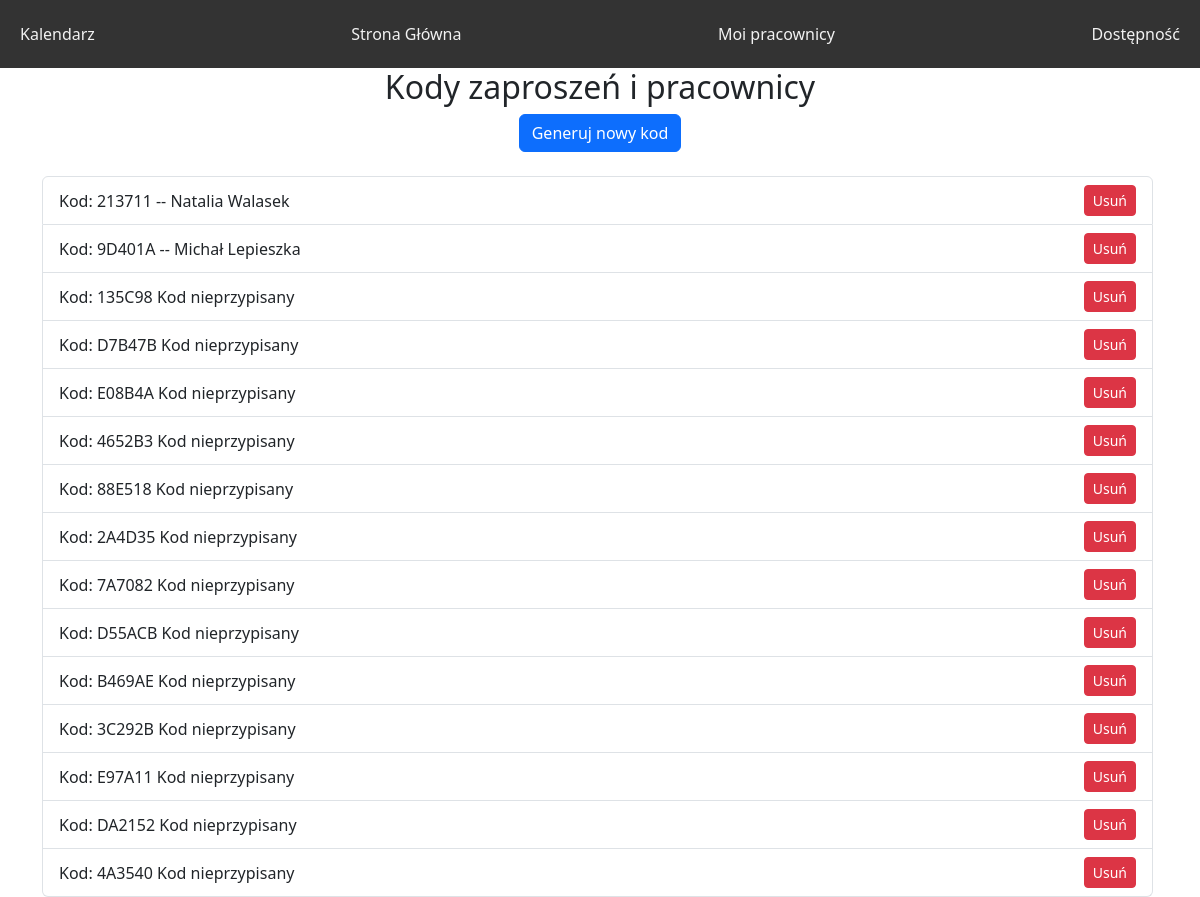
/schedule/workers_list/ (signed in), run on an earlier commit of the app's database.
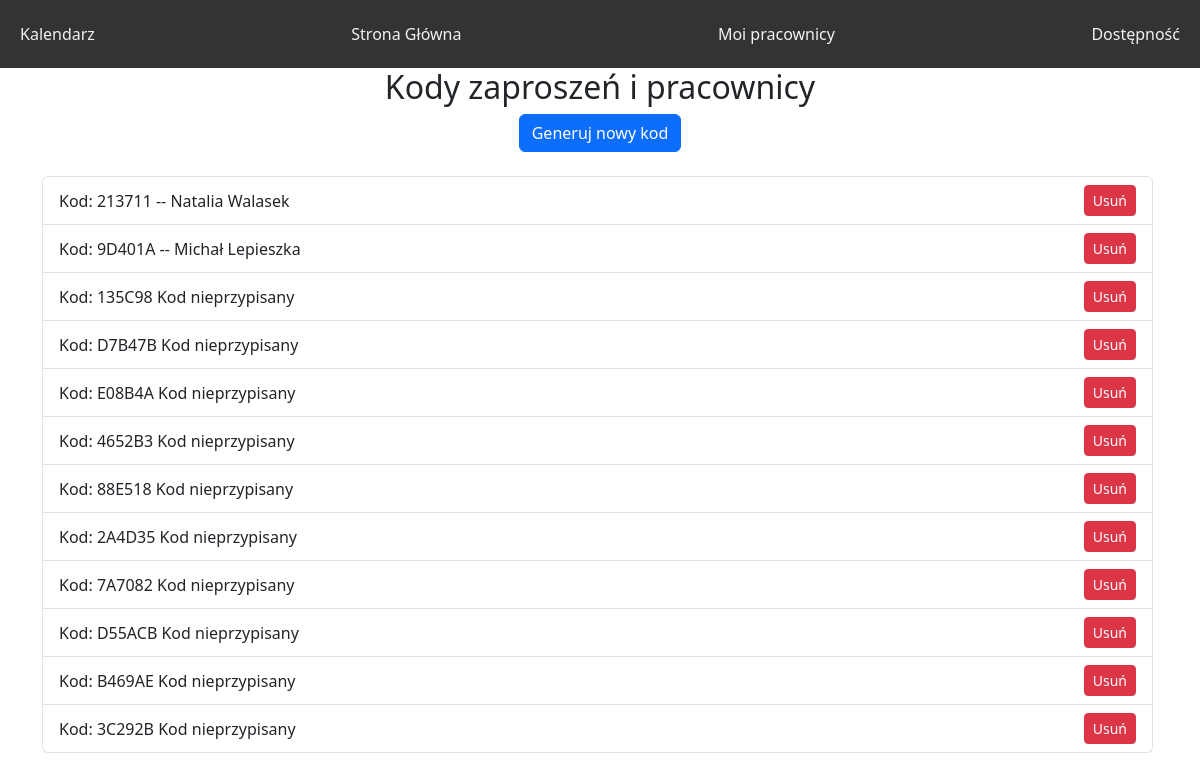
And on a later commit of the database.
### base/models.py (models this page shows, shortened)
class InvitationCode(models.Model):
    company = models.ForeignKey('Company', on_delete=models.CASCADE, blank=True, null=True)
    user = models.ForeignKey(User, on_delete=models.CASCADE, blank=True, null=True)
    code = models.CharField(max_length=6)
    is_used = models.BooleanField(default=False)

### schedule/views.py (the view, shortened to what this page needs)
# urls.py: path('workers_list/', WorkersView.as_view(), name='workers_view'),
class WorkersView(ListView, LoginRequiredMixin):
    model = InvitationCode
    template_name = 'schedule/workers_list.html'
    context_object_name = 'codes'
    @method_decorator(check_user_able_to_see_page)
    def dispatch(self, *args, **kwargs):
        return super().dispatch(*args, **kwargs)
    def get_queryset(self):
        company = get_object_or_404(Company, owner=self.request.user)
        return InvitationCode.objects.filter(company=company).select_related('user')
    def get_context_data(self, **kwargs):
        context = super().get_context_data(**kwargs)
        context['show_generate_code_button'] = True
        return context

### schedule/templates/schedule/workers_list.html (shortened to what this page needs)
{% extends 'schedule/base.html' %}
{% block content %}
<div class="container text-center">
  <h2>Kody zaproszeń i pracownicy</h2>
  {% if show_generate_code_button %}
  <form method="post" class="mb-4">
    <button type="submit" class="btn btn-primary">Generuj nowy kod</button>
  </form>
  {% endif %}
  <ul class="list-group">
    {% for code in codes %}
      <li class="list-group-item d-flex justify-content-between align-items-center">
        Kod: {{ code.code }}
        {% if code.user %}
          -- {{ code.user.first_name }} {{ code.user.last_name }}
        {% else %}
          Kod nieprzypisany
        {% endif %}
        <a href="{% url 'schedule:worker_delete' code.id %}" class="btn btn-danger btn-sm">Usuń</a>
      </li>
    {% endfor %}
  </ul>
</div>
{% endblock %}

### schedule/templates/schedule/base.html (shortened to what this page needs)
{% load static %}
<!doctype html>
<html lang="en">
<head>
  <link rel="stylesheet" type="text/css" href="{% static 'schedule/style.css' %}">
  <link href="https://cdn.jsdelivr.net/npm/bootstrap@5.3.2/dist/css/bootstrap.min.css" rel="stylesheet">
</head>
<body>
  <div class="navbar">
    <a href="{% url 'schedule:month_calendar' %}">Kalendarz</a>
    <a href="{% url 'schedule:main_page' %}">Strona Główna</a>
    <a href="{% url 'schedule:workers_view' %}">Moi pracownicy</a>
    <a href="{% url 'schedule:avaibility' %}">Dostępność</a>
  </div>
  {% block content %}
  {% endblock %}
</body>
</html>

### schedule/static/schedule/style.css (style rules this page uses)
ul { height: 100%; padding: 0px 5px 0px 20px; }
.navbar { overflow: hidden; background-color: #333; position: fixed; top: 0; width: 100%; }
.navbar a { float: left; display: block; color: #f2f2f2; text-align: center; padding: 14px 20px; text-decoration: none; }

What changed in the data, as far as the page shows it:
removed InvitationCode: code "E97A11", shows "Kod nieprzypisany"
removed InvitationCode: code "DA2152", shows "Kod nieprzypisany"
removed InvitationCode: code "4A3540", shows "Kod nieprzypisany"
